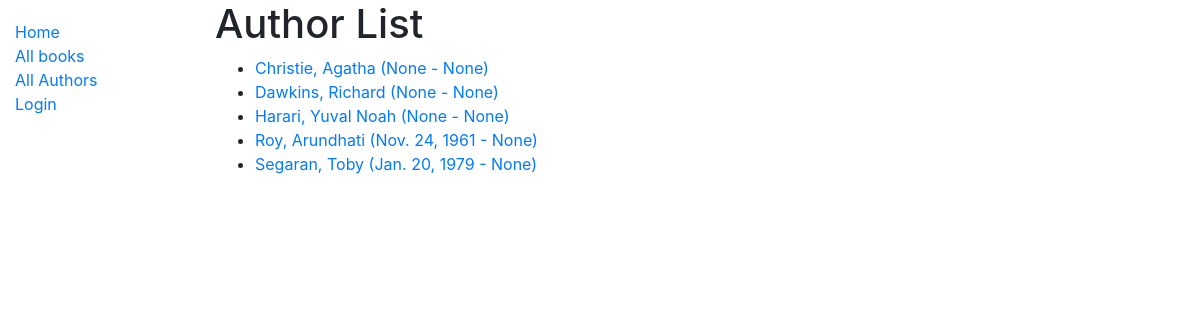
Screenshot of /catalog/authors/ with the database file from the repository.
### catalog/models.py (models this page shows)
class Author(models.Model):
    first_name = models.CharField(max_length=100)
    last_name = models.CharField(max_length=100)
    date_of_birth = models.DateField(null=True, blank=True)
    date_of_death = models.DateField('died', null=True, blank=True)
    class Meta:
        ordering = ['last_name', 'first_name']
    def get_absolute_url(self):
        return reverse('author-detail', args=[str(self.id)])
    def __str__(self):
        return f'{self.last_name}, {self.first_name}'

### catalog/views.py (the view)
# urls.py: path('authors/', views.AuthorListView.as_view(), name='authors'),
class AuthorListView(generic.ListView):
    model = Author
    paginate_by = 10

### catalog/templates/catalog/author_list.html (shortened to what this page needs)
{% extends "base_generic.html" %}
{% block content %}
<h1>Author List</h1>
{% if author_list %}
<ul>
  {% for author in author_list %}
  <li>
    <a href="{{ author.get_absolute_url }}">
      {{ author }} ({{ author.date_of_birth }} - {{ author.date_of_death }})
    </a>
  </li>
  {% endfor %}
</ul>
{% else %}
<p>There are no authors in the library.</p>
{% endif %}
{% endblock %}

### rows the page displays
Author: last_name+first_name "Christie, Agatha", date_of_birth "None", date_of_death "None"
Author: last_name+first_name "Dawkins, Richard", date_of_birth "None", date_of_death "None"
Author: last_name+first_name "Harari, Yuval Noah", date_of_birth "None", date_of_death "None"
Author: last_name+first_name "Roy, Arundhati", date_of_birth "Nov. 24, 1961", date_of_death "None"
Author: last_name+first_name "Segaran, Toby", date_of_birth "Jan. 20, 1979", date_of_death "None"
